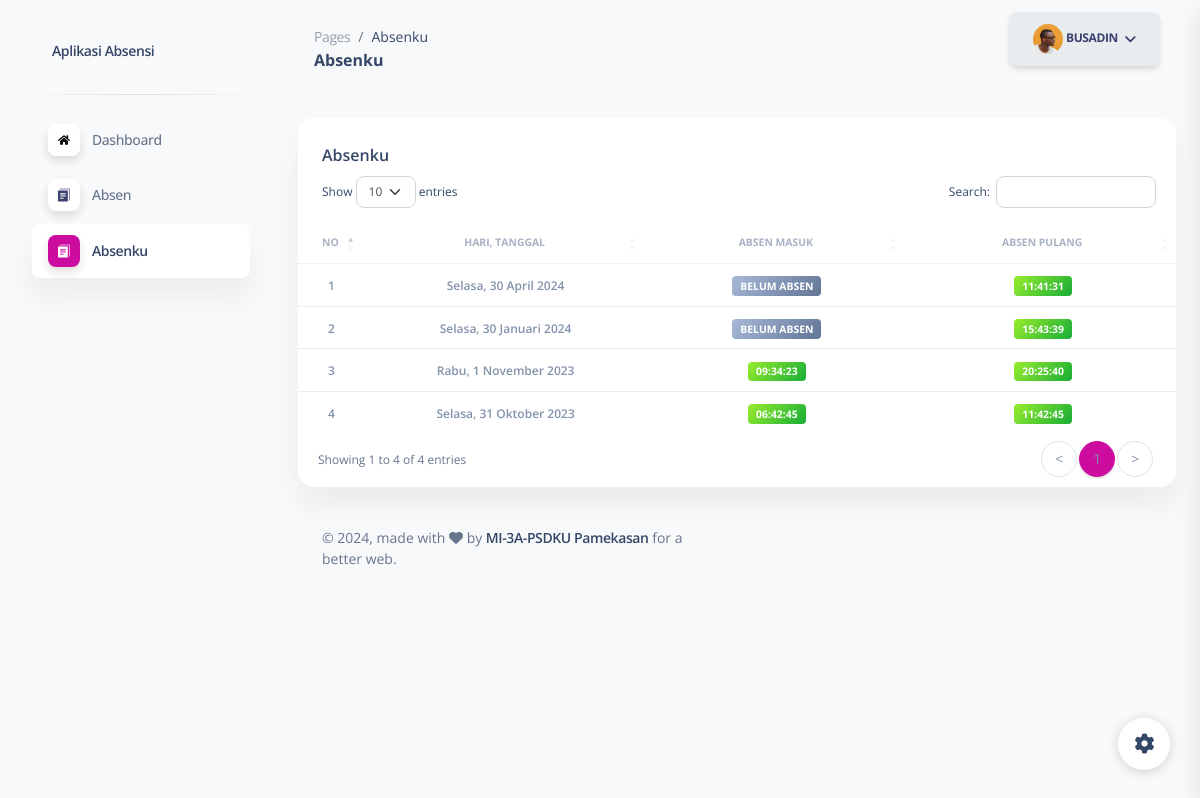
/user/index.php?page=absenku (signed in), run on the app's committed database.
### tables this page shows
CREATE TABLE `pegawai` (
  `id_user` int(11) NOT NULL,
  `nik` varchar(100) NOT NULL,
  `username` varchar(225) NOT NULL,
  `password` varchar(225) NOT NULL,
  `nama_guru` varchar(255) NOT NULL,
  `tmp_lahir` varchar(100) NOT NULL,
  `tgl_lahir` varchar(100) NOT NULL,
  `alamat` varchar(100) NOT NULL,
  `jk` varchar(200) NOT NULL,
  `agama` varchar(100) NOT NULL,
  `nuptk` varchar(225) NOT NULL,
  `tlp` varchar(20) NOT NULL,
  `status_guru` varchar(100) NOT NULL,
  `role` int(11) NOT NULL
);

CREATE TABLE `absen` (
  `idabsen` int(11) NOT NULL,
  `id_guru` varchar(100) NOT NULL,
  `tgl_absen` date NOT NULL,
  `jam_datang` time NOT NULL,
  `jam_pulang` time NOT NULL,
  `ket` varchar(225) NOT NULL
);

### user/page/absenku.php (the view)
<div class="row">
 <div class="col-12">
  <div class="card mb-4">
   <div class="card-header pb-0">
    <h6>Absenku</h6>
   </div>
   <div class="card-body px-0 pt-0 pb-2">
    <div class="table-responsive p-0">
     <table id="example" class="table align-items-center mb-0">
      <thead>
       <tr>
        <th class="text-center text-uppercase text-secondary text-xxs font-weight-bolder opacity-7">No</th>
        <th class="text-center text-uppercase text-secondary text-xxs font-weight-bolder opacity-7">Hari, Tanggal</th>
        <th class="text-center text-uppercase text-secondary text-xxs font-weight-bolder opacity-7">Absen Masuk</th>
        <th class="text-center text-uppercase text-secondary text-xxs font-weight-bolder opacity-7">Absen Pulang</th>
       </tr>
      </thead>
      <tbody>
       <?php
       $id = $_SESSION['user_id'];
       $query3 = "SELECT * FROM absen WHERE id_guru='$id' ORDER BY tgl_absen DESC";
       $sql3 = mysqli_query($conn, $query3);
       $no = 0;
       while ($data = mysqli_fetch_array($sql3)) {
        $no++;
        $hari_array = array(
         'Minggu',
         'Senin',
         'Selasa',
         'Rabu',
         'Kamis',
         'Jumat',
         'Sabtu'
        );
        $hr = date('w', strtotime($data['tgl_absen']));
        $hari = $hari_array[$hr];
        $tanggal = date('j', strtotime($data['tgl_absen']));
        $bulan_array = array(
         1 => 'Januari',
         2 => 'Februari',
         3 => 'Maret',
         4 => 'April',
         5 => 'Mei',
         6 => 'Juni',
         7 => 'Juli',
         8 => 'Agustus',
         9 => 'September',
         10 => 'Oktober',
         11 => 'November',
         12 => 'Desember',
        );
        $bl = date('n', strtotime($data['tgl_absen']));
        $bulan = $bulan_array[$bl];
        $tahun = date('Y', strtotime($data['tgl_absen']));
       ?>
        <tr>
         <td class="align-middle text-center"><span class="text-secondary text-xs font-weight-bold"><?= $no ?></span></td>
         <td class="align-middle text-center"><span class="text-secondary text-xs font-weight-bold"><?= $hari . ', ' . $tanggal . ' ' . $bulan . ' ' . $tahun ?></span></td>
         <td class="align-middle text-center">
          <?php
          if ($data['jam_datang'] == '00:00:00') {
          ?>
           <span class="badge badge-sm bg-gradient-secondary">Belum Absen</span>
          <?php
          } else {
          ?>
           <span class="badge badge-sm bg-gradient-success"><?= $data['jam_datang'] ?></span>
          <?php
          }
          ?>
         </td>
         <td class="align-middle text-center">
          <?php
          if ($data['jam_pulang'] == '00:00:00') {
          ?>
           <span class="badge badge-sm bg-gradient-secondary">Belum Absen</span>
          <?php
          } else {
          ?>
           <span class="badge badge-sm bg-gradient-success"><?= $data['jam_pulang'] ?></span>
          <?php
          }
          ?>
         </td>
        </tr>
       <?php
       }
       ?>
      </tbody>
     </table>
    </div>
   </div>
  </div>
 </div>
</div>

### user/index.php (shortened to what this page needs)
<?php
include("temp/header.php");
$page_title = "Dashboard";
$id = $_SESSION['user_id'];
       $query3 = "SELECT * FROM pegawai WHERE id_user='$id'";
       $sql3 = mysqli_query($conn, $query3);
       $data = mysqli_fetch_array($sql3);
if (isset($_GET['page'])) {
    switch ($_GET['page']) {
        case "absenku":
            $page_title = "Absenku";
            break;
    }
}
?>
<main class="main-content position-relative max-height-vh-100 h-100 border-radius-lg ">
 <nav class="navbar navbar-main navbar-expand-lg px-0 mx-4 shadow-none border-radius-xl" id="navbarBlur" navbar-scroll="true">
  <div class="container-fluid py-1 px-3">
   <nav aria-label="breadcrumb">
    <ol class="breadcrumb bg-transparent mb-0 pb-0 pt-1 px-0 me-sm-6 me-5">
     <li class="breadcrumb-item text-sm"><a class="opacity-5 text-dark" href="javascript:;">Pages</a></li>
     <li class="breadcrumb-item text-sm text-dark active" aria-current="page"><?php echo $page_title; ?></li>
    </ol>
    <h6 class="font-weight-bolder mb-0"><?php echo $page_title; ?></h6>
   </nav>
   <div class="dropdown">
                <a class="btn btn-light dropdown-toggle" href="#" role="button" id="dropdownMenuLink" data-bs-toggle="dropdown" aria-expanded="false">
                    <img src="../assets/img/team-2.jpg" class="rounded-circle" width="30" height="30"> <?php echo $data['username']; ?>
                </a>
            </div>
  </div>
 </nav>
 <div class="container-fluid py-4">
  <?php
  if (isset($_GET['page'])) {
   switch ($_GET['page']) {
    case "absenku":
     include 'page/absenku.php';
     break;
   }
  } else {
   include 'page/home.php';
  }
  ?>
<?php
include("temp/footer.php");
?>

### data on the page
pegawai: username "BUSADIN"
absen: tgl_absen "Selasa", tgl_absen "30", tgl_absen "April", tgl_absen "2024", jam_datang "BELUM ABSEN", jam_pulang "11:41:31"
absen: tgl_absen "Selasa", tgl_absen "30", tgl_absen "Januari", tgl_absen "2024", jam_datang "BELUM ABSEN", jam_pulang "15:43:39"
absen: tgl_absen "Rabu", tgl_absen "1", tgl_absen "November", tgl_absen "2023", jam_datang "09:34:23", jam_pulang "20:25:40"
absen: tgl_absen "Selasa", tgl_absen "31", tgl_absen "Oktober", tgl_absen "2023", jam_datang "06:42:45", jam_pulang "11:42:45"

### other printed values
$page_title "Absenku"
